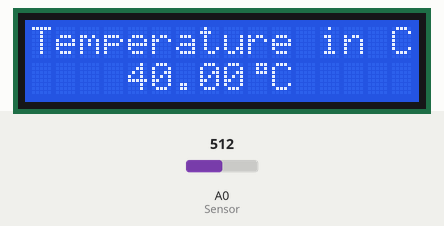
The sketch below on a simulated Arduino Uno, built with avr-gcc and run on an emulated ATmega328P. Shown: 16×2 character LCD. The inputs (shaded band) are chosen by the test bench; at power-on: A0 (Sensor) = 512.

Above: at 5.2 s.
5.3 s: A0 (Sensor) set to 716
At 6.5 s:
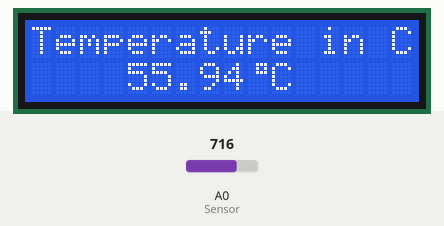
7.6 s: A0 (Sensor) set to 900
At 9.2 s:
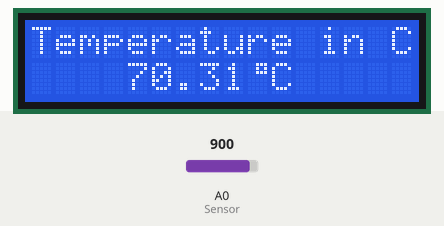
9.6 s: A0 (Sensor) set to 1023
At 10.7 s:
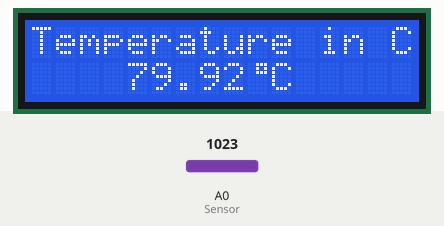
Timing chart, 0 to 12.6 s (numbered marks = the images above; inputs shaded):
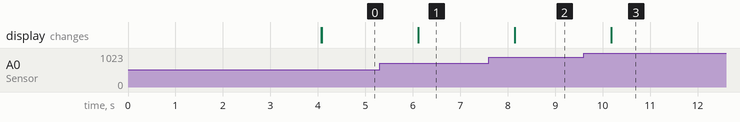

The sketch:

sketch_apr27a.ino
```cpp
#include<LiquidCrystal.h>
LiquidCrystal lcd(12, 11, 5, 4, 3, 2);
const int Sensor = A0;
byte degree_symbol[8] =
 {
 0b00111,
 0b00101,
 0b00111,
 0b00000,
 0b00000,
 0b00000,
 0b00000,
 0b00000
 };
void setup()
{
 pinMode(Sensor, INPUT);
 lcd.begin(16,2);
 lcd.createChar(1, degree_symbol);
 lcd.setCursor(0,0);
 lcd.print(" Digital ");
 lcd.setCursor(0,1);
 lcd.print(" Thermometer ");
 delay(4000);
 lcd.clear();
}
void loop()
{
 float temp_reading=analogRead(Sensor);
 float temperature=temp_reading/12.8;
 delay(10);
 lcd.clear();
 lcd.setCursor(0,0);
 lcd.print("Temperature in C");
 lcd.setCursor(4,1);
 lcd.print(temperature);
 lcd.write(1);
 lcd.print("C");
 delay(1000);
}
```

Measured:
- after the input at 5.3 s, the display: changes after 0.82 s (image 1)
- after the input at 7.6 s, the display: changes after 0.55 s (image 2)
- after the input at 9.6 s, the display: changes after 0.58 s (image 3)
